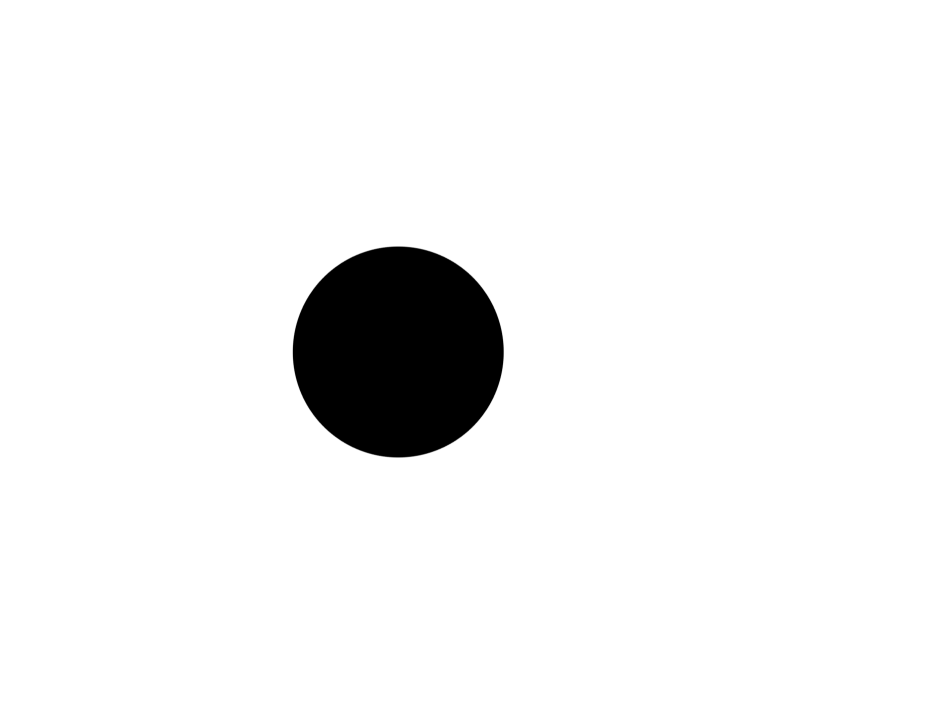
#> input picture resources/rond.png, 1890 x 1417 px, found by its file name (shown at 1/2 size)
$ python Personal_method.py
#> lines starting #> are read from the running program, lines starting #| are printed output that depends on the picture; after the words box and inside, x2 and y2 are one past the last pixel; in counts of white or black regions, pixels touching at a corner belong together; long printed decimals are rounded
import cv2
import numpy as np
import matplotlib.pyplot as plt
from scipy.interpolate import interp1d

def Zoom(image,facteur):
   x = int(image.shape[0] * facteur)
   y = int(image.shape[1] * facteur)
   return cv2.resize(image, (x, y))

def Contours(img, valeur_seuillage=160):
#> called with img = 'rond.png', valeur_seuillage = 160
   image = cv2.imread(img, cv2.IMREAD_UNCHANGED)
#> image is the input picture: shape (1417, 1890, 3); min 0, max 255, mean 241.7
   image_gray = cv2.cvtColor(image, cv2.COLOR_BGR2GRAY)
   image_black = cv2.threshold(image_gray, valeur_seuillage, 255, cv2.THRESH_BINARY)[1]
#> image_black: shape (1417, 1890); 94.8% white; 1 black region
   contours = cv2.findContours(image_black, cv2.RETR_TREE, cv2.CHAIN_APPROX_NONE)[0]
#> contours = 2 contours; box (x1, y1, x2, y2) and area: (0, 0, 1890, 1417) 2674824, (585, 492, 1009, 916) 140725
   #cv2.drawContours(image, contours, 1, (0, 255, 0), 3)
   #cv2.imshow("image apres contour",Zoom(image,20))
   return contours

def Pentes(contour, pas=1):
#> called with contour = array of shape (1204, 1, 2), pas = 1
   L = np.ones(0)
#> L = empty array
   X=[]
   Y=[]
   for i in range(len(contour)):
      X.append(contour[i][0][0])
      Y.append(contour[i][0][1])
#> after the loop, X = 1204 values, max 1008 at index 316, min 585 at index 900, mean 796; Y = 1204 values, max 915 at index 602, min 492 at index 1, mean 703.8
   for i in range(0, len(contour), pas):
      if contour[i][0][0] == contour[i - 1][0][0]:
         if contour[i][0][1] - contour[i - 1][0][1]>0:
            L = np.append(L, [500])
         else:
            L = np.append(L, [-500])
      else:
         L = np.append(L, [(contour[i][0][1] - contour[i - 1][0][1]) / (contour[i][0][0] - contour[i - 1][0][0])])
#> this loop made 1204 passes
#> L on passes 1 to 12: [0], [0, -1], [0, -1, 0], [0, -1, 0, 0], [0, -1, 0, 0, 0], [0, -1, 0, 0, 0, 0], [0, -1, 0, 0, 0, 0, 0], [0, -1, 0, 0, 0, 0, 0, 0], [0, -1, 0, 0, 0, 0, 0, 0, 0], [0, -1, 0, 0, 0, 0, 0, 0, 0, 0], [0, -1, 0, 0, 0, 0, 0, 0, 0, 0, 0], [0, -1, 0, 0, 0, 0, 0, 0, 0, 0, 0, 0]
#> after the loop, L = 1204 values, max 500 at index 172, min -500 at index 762, mean -0.831
   return L

def MoyGlissante(x, n):
#> called with x = array of shape (1204,), n = 50
   if len(x) < n:
      return str(n) + "est une valeur invalide"
   L = np.ones(0)
#> L = empty array
   s = 0
   for i in range(len(x)):
      if i < n - 1:                       # i < n-1
         for j in range(i + 1):
            s += x[j]                     # calcule de la somme des élements avant i
         L = np.append(L, s / (i + 1))    # affectation de la nouvelle valeur
         s = 0                            # réinitialisation de la variable somme#
      else:                               # i > n-1
         for j in range(i - n - 1, i + 1):
            s += x[j]                     # calcule de la somme de n élements avant i
         L = np.append(L, s / n)          # affectation de la nouvelle valeur
         s = 0                            # réinitialisation de la variable somme
#> this loop made 1204 passes
#> L on passes 1 to 8: [0], [0, -0.5], [0, -0.5, -0.333], [0, -0.5, -0.333, -0.25], [0, -0.5, -0.333, -0.25, -0.2], [0, -0.5, -0.333, -0.25, -0.2, -0.167], [0, -0.5, -0.333, -0.25, -0.2, -0.167, -0.143], [0, -0.5, -0.333, -0.25, -0.2, -0.167, -0.143, -0.125]
#> after the loop, L = 1204 values, max 480 at index 334, min -500 at index 952, mean -0.862
   return L


def diff(L, H):
   S = 0
   for i in range(len(L)):
      S += abs(L[i] - H[i])
   return S / len(L)

#Pentes(Contours("cherch.png",160)[1],1)
Y1=MoyGlissante(Pentes(Contours("rond.png",)[1]),50)
#> Y1 has the same summary as L in MoyGlissante
Y2=MoyGlissante(Pentes(Contours("rond_1.png",)[1]),50)
#> call 2 of Contours, with img = 'rond_1.png', valeur_seuillage = 160
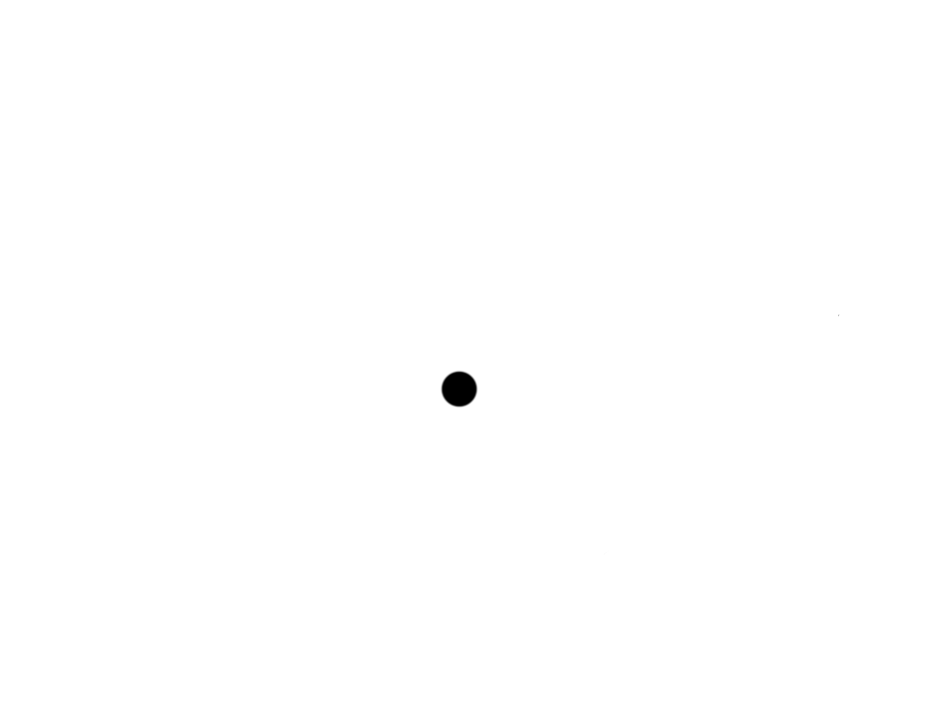
#> input picture resources/Rond_1.png, 1890 x 1417 px, found by its file name (shown at 1/2 size)
#> in Contours, image is the input picture: shape (1417, 1890, 4); mean B, G, R, A 254.6, 254.6, 254.6, 217.6
#> in Contours (call 2), `image_black = cv2.threshold(image_gray, valeur_seuillage, 255, cv2.THR..`: image_black: shape (1417, 1890); 99.9% white; 2 black regions (1 under 20 px)
#> in Contours (call 2), `contours = cv2.findContours(image_black, cv2.RETR_TREE, cv2.CHAIN_APPR..`: contours = 3 contours, 1 with area under 20; largest, box (x1, y1, x2, y2) and area: (0, 0, 1890, 1417) 2674824, (882, 742, 955, 815) 4053
#> the loop in Pentes (call 2), `for i in range(0, len(contour), pas):` made 202 passes
#> the loop in MoyGlissante (call 2), `for i in range(len(x)):` made 202 passes
#> Y2 = 202 values, max 290.2 at index 79, min -290.2 at index 191, mean 16.16
Y3=MoyGlissante(Pentes(Contours("Rond_1.png",)[1]),50)
#> Y3 has the same summary as Y2
#Y1=Pentes(Contours("rond.png",)[1])
#Y2=Pentes(Contours("rond_defo.png",)[1])
#Y3=Pentes(Contours("rond_blur_light_texture.png",)[1])
print(len(Y1),len(Y2),len(Y3))
#| 1204 202 202
X1=np.arange(len(Y1))
#> X1 = 1204 values from 0 to 1203
X2=np.arange(len(Y2))
#> X2 = 202 values from 0 to 201
X3=np.arange(len(Y3))
#> X3 = 202 values from 0 to 201

y1=interp1d(X1,Y1,kind="linear")
y2=interp1d(X2,Y2,kind="linear")
y3=interp1d(X3,Y3,kind="linear")

l=max(len(Y1),len(Y2),len(Y3))
#> l = 1204

X1=np.linspace(0,len(Y1)-1,l)
X2=np.linspace(0,len(Y2)-1,l)
#> X2 = 1204 values from 0 to 201
X3=np.linspace(0,len(Y3)-1,l)
#> X3 = 1204 values from 0 to 201

new1=np.array([y1(x) for x in X1])
#> new1 has the same summary as L in MoyGlissante
new2=np.array([y2(x) for x in X2])
#> new2 = 1204 values, max 290.2 at index 473, min -290.2 at index 1143, mean 16.7
new3=np.array([y3(x) for x in X3])
#> new3 has the same summary as new2

print(diff(new3,new1),diff(new2,new3),diff(new1,new2))
#> the loop in diff, `for i in range(len(L)):` made 1204 passes
#> S on passes 1 to 3: 0, 0.416, 0.583
#> after the loop in diff, `for i in range(len(L)):`: S = 205624.6
#| 170.785 0.0 170.785

X1=np.arange(0,l,l/len(Y1))
X2=np.arange(0,l,l/len(Y2))
#> X2 = 202 values from 0 to 1198
X3=np.arange(0,l,l/len(Y3))
#> X3 = 202 values from 0 to 1198

plt.plot(X1,Y1,"r")
plt.plot(X2,Y2,'b')
plt.plot(X3,Y3,'y')


# [10 lines of commented-out code are left out]

plt.show()
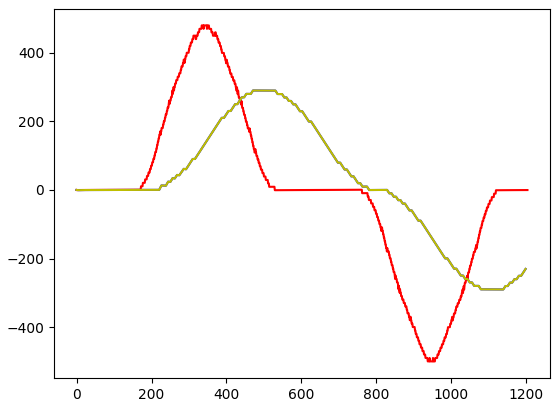
#> figure drawn by matplotlib, 1 panel; curve peaks at x = 334, y = 480; curve peaks at x = 470.9, y = 290.2; curve peaks at x = 470.9, y = 290.2

cv2.waitKey(0)
cv2.destroyAllWindows()
